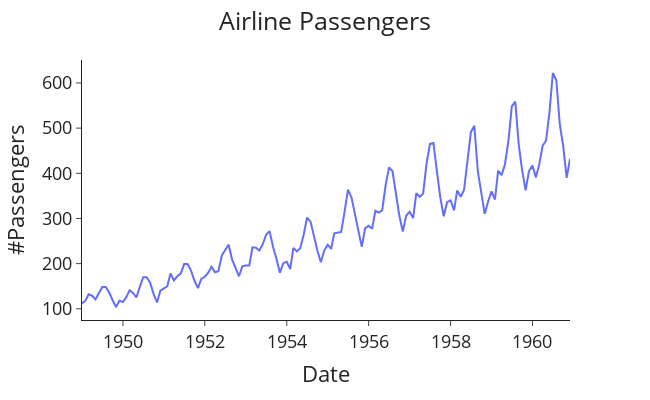

The code cell stored with this chart in its notebook:
### Markdown cell above
We are using the AirPassengers.csv, downloaded from https://www.kaggle.com/datasets/rakannimer/air-passengers.

### Code cell
# Import packages
import plotly.express as px
import pandas as pd

# Read in the data
data = pd.read_csv('AirPassengers.csv')
data['Month'] = pd.to_datetime(data['Month'])

def plot_passenger_volumes(df: pd.DataFrame,
                           y: str) -> None:
    """General function to plot the passenger data."""

    fig = px.line(df, x='Month', y=y, labels={'Month': 'Date'})
    fig.update_layout(template="simple_white", font=dict(size=18), title_text='Airline Passengers',
                      width=650, title_x=0.5, height=400)

    return fig.show()

# Plot the airline passenger data
plot_passenger_volumes(df=data, y='#Passengers')

### Figure 1 — Plotly figure (JSON) as saved in the notebook; plotly's stock layout.template omitted (floating-point values rounded to 4 significant figures; data arrays with more than 128 entries replaced by an {"elided": "..."} marker saying what was removed)
{"data": [{"hovertemplate": "Date=%{x}<br>#Passengers=%{y}<extra></extra>", "legendgroup": "", "line": {"color": "#636efa", "dash": "solid"}, "marker": {"symbol": "circle"}, "mode": "lines", "name": "", "orientation": "v", "showlegend": false, "type": "scatter", "x": {"elided": "144 str values"}, "xaxis": "x", "y": {"elided": "144 int values"}, "yaxis": "y"}], "layout": {"font": {"size": 18}, "height": 400, "legend": {"tracegroupgap": 0}, "margin": {"t": 60}, "title": {"text": "Airline Passengers", "x": 0.5}, "width": 650, "xaxis": {"anchor": "y", "domain": [0, 1], "title": {"text": "Date"}}, "yaxis": {"anchor": "x", "domain": [0, 1], "title": {"text": "#Passengers"}}}}
